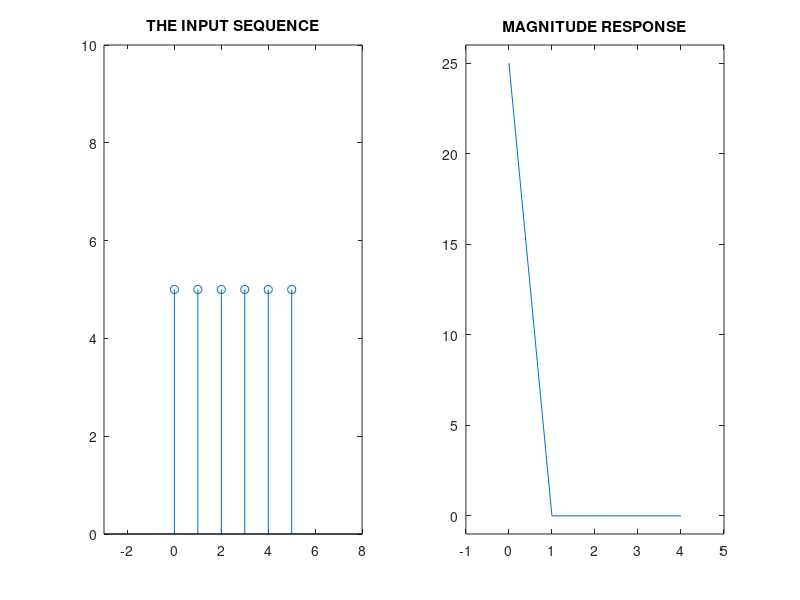

The MATLAB script that drew this image:
clc;
clear all;
close all;
n1=0;
n2=input('ENTER THE VALUE FOR n2   ');
n=n1:n2;
L=numel(n);
e=n1;
disp(' ');
disp('ENTER THE SEQUENCE');
for i=1:L
    fprintf('x[%d]  ',e);
      x(i)=input('');
      e=e+1;
end
subplot(1,2,1);
n=n1:n2;
stem(n,x);
axis([n1-3 n2+3 min(x)-5 max(x)+5]);
title('THE INPUT SEQUENCE');
N=input('Enter the value of N ');
if L<N
    x=[x,zeros(1,N-L)];
end
p=1;
y=zeros(1,N);
for k=0:N-1
    for n=0:N-1
        b=x(n+1)*exp(-(1i*(2*pi*k*n)/N));
        y(p)=y(p)+b;
        g(p)=abs(y(p));
    end
    p=p+1;
    if p>N
        p=p-1;
    end
end
fprintf('\nTHE %d POINT DFT OF THE INPUT IS',N);
fprintf('\n');
for i=1:p
disp(y(i))
end
%magnitude spectra
disp(g)
subplot(1,2,2)
n=0:N-1;
plot(n,g);
title('MAGNITUDE RESPONSE');
axis([-1 N min(g)-1 max(g)+1]);

        
        

